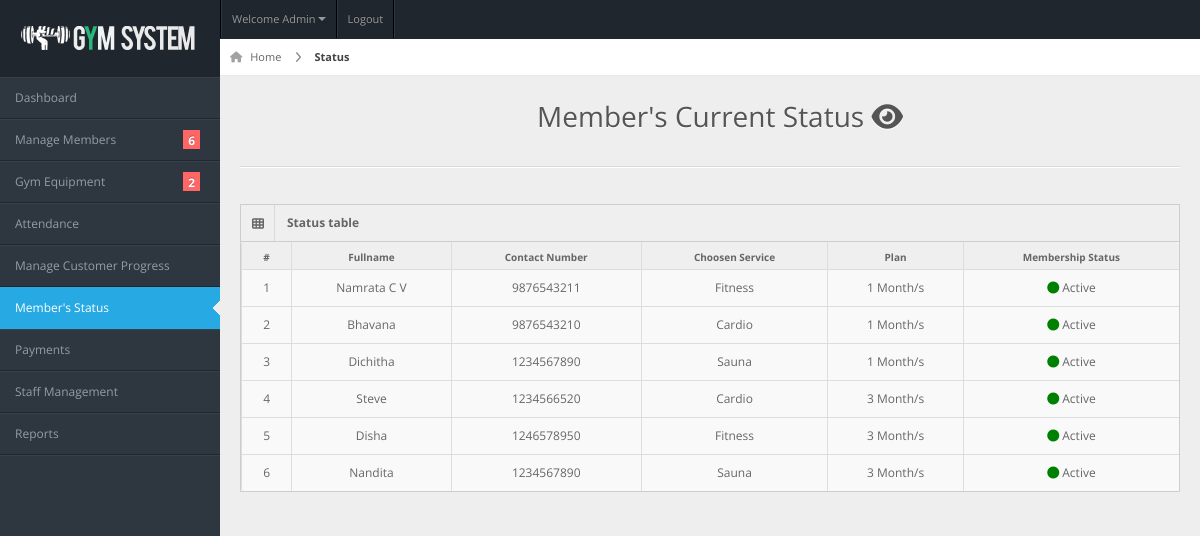
The app's page /admin/member-status.php (signed in) with its own data.
### tables this page shows
CREATE TABLE `members` (
  `user_id` int(11) NOT NULL,
  `fullname` varchar(20) NOT NULL,
  `username` varchar(20) NOT NULL,
  `password` varchar(100) NOT NULL,
  `gender` varchar(20) NOT NULL,
  `dor` date NOT NULL,
  `services` varchar(50) NOT NULL,
  `amount` int(100) NOT NULL,
  `paid_date` date NOT NULL,
  `p_year` int(11) NOT NULL,
  `plan` varchar(100) NOT NULL,
  `address` varchar(20) NOT NULL,
  `contact` varchar(10) NOT NULL,
  `status` varchar(20) NOT NULL DEFAULT 'Active',
  `attendance_count` int(100) NOT NULL,
  `ini_weight` int(100) NOT NULL DEFAULT 0,
  `curr_weight` int(100) NOT NULL DEFAULT 0,
  `ini_bodytype` varchar(50) NOT NULL,
  `curr_bodytype` varchar(50) NOT NULL,
  `progress_date` date NOT NULL,
  `reminder` int(11) NOT NULL DEFAULT 0,
  `staff_id` int(11) default NULL,
  INDEX `idx_rates_name` (`services`),
  INDEX `idx_members_staff_id` (`staff_id`)
);

### admin/member-status.php (the view, shortened to what this page needs)
<!DOCTYPE html>
<html lang="en">
<head>
<link rel="stylesheet" href="../css/bootstrap.min.css" />
<link rel="stylesheet" href="../css/bootstrap-responsive.min.css" />
<link rel="stylesheet" href="../css/fullcalendar.css" />
<link rel="stylesheet" href="../css/matrix-style.css" />
<link rel="stylesheet" href="../css/matrix-media.css" />
<link href="../font-awesome/css/fontawesome.css" rel="stylesheet" />
<link href="../font-awesome/css/all.css" rel="stylesheet" />
<link rel="stylesheet" href="../css/jquery.gritter.css" />
</head>
<body>
<div id="header">
  <h1><a href="dashboard.html">GymPro Admin</a></h1>
</div>
<?php include 'includes/topheader.php'?>
<?php $page='member-status'; include 'includes/sidebar.php'?>
<div id="content">
  <div id="content-header">
    <div id="breadcrumb"> <a href="index.php" title="Go to Home" class="tip-bottom"><i class="fas fa-home"></i> Home</a> <a href="member-status.php" class="current">Status</a> </div>
    <h1 class="text-center">Member's Current Status <i class="fas fa-eye"></i></h1>
  </div>
  <div class="container-fluid">
    <hr>
    <div class="row-fluid">
      <div class="span12">
      <div class='widget-box'>
          <div class='widget-title'> <span class='icon'> <i class='fas fa-th'></i> </span>
            <h5>Status table</h5>
          </div>
          <div class='widget-content nopadding'>
	  <?php
      $qry="SELECT * FROM members";
      $cnt = 1;
        $result=mysqli_query($conn,$qry);
          echo"<table class='table table-bordered table-hover data-table'>
              <thead>
                <tr>
                  <th>#</th>
                  <th>Fullname</th>
                  <th>Contact Number</th>
                  <th>Choosen Service</th>
                  <th>Plan</th>
                  <th>Membership Status</th>
                </tr>
              </thead>";
            while($row=mysqli_fetch_array($result)){?>
           <tbody>
                <td><div class='text-center'><?php echo $cnt;?></div></td>
                <td><div class='text-center'><?php echo $row['fullname'];?></div></td>
                <td><div class='text-center'><?php echo $row['contact'];?></div></td>
                <td><div class='text-center'><?php echo $row['services'];?></div></td>
                <td><div class='text-center'><?php echo $row['plan'];?> Month/s</div></td>
                <td><div class='text-center'><?php if( $row['status'] == 'Active' ){ echo '<i class="fas fa-circle" style="color:green;"></i> Active';} else if ($row['status'] == 'Expired') { echo '<i class="fas fa-circle" style="color:red;"></i> Expired';} else { echo '<i class="fas fa-circle" style="color:orange;"></i> Pending Reg';}?></div></td>
              </tbody>
          <?php
     $cnt++;      }
            ?>
            </table>
          </div>
        </div>
      </div>
    </div>
  </div>
</div>
</body>
</html>

### css/matrix-style.css (style rules this page uses)
* { outline: none !important; -moz-outline: none !important; }
html, body { height: 100%; }
body { overflow-x: hidden; margin-top: -10px; font-family: "Open Sans", sans-serif; font-size: 12px; color: #666; }
a { color: #666; }
select, textarea, input[type="text"], input[type="password"], input[type="datetime"], input[type="datetime-local"], input[type="date"], input[type="month"], input[type="time"], input[type="week"], input[type="number"], input[type="email"], input[type="url"], input[type="search"], input[type="tel"], input[type="color"], .uneditable-input, .label, .dropdown-menu, .btn, .well, .progress, .table-bordered, .btn-group > .btn:first-child, .btn-group > .btn:last-child, .btn-group > .btn:last-child, .btn-group > .dropdown-toggle, .alert { border-radius: 0px; }
hr { border-top-color: #dadada; }
#header { height: 77px; position: relative; width: 100%; z-index: -9; }
#header h1 { background: url("../img/icontest3.png") no-repeat scroll 0 0 transparent; height: 31px; left: 20px; line-height: 600px; overflow: hidden; position: relative; top: 26px; width: 191px; }
#header h1 a { display: block; }
#content { background: none repeat scroll 0 0 #eeeeee; margin-left: 220px; margin-right: 0; padding-bottom: 25px; position: relative; min-height: 100%; width: auto; }
#content-header { position: abslute; width: 100%; margin-top: -38px; z-index: 20; }
#content-header h1 { color: #555555; font-size: 28px; font-weight: normal; float: none; text-shadow: 0 1px 0 #ffffff; margin-left: 20px; position: relative; }
#content-header h1, #content-header .btn-group { margin-top: 20px; }
#breadcrumb { background-color: #fff; border-bottom: 1px solid #e3ebed; }
#breadcrumb a { padding: 8px 20px 8px 10px; display: inline-block; background-image: url("../img/breadcrumb.png"); background-position: center right; background-repeat: no-repeat; font-size: 11px; color: #666666; }
#breadcrumb a:last-child { background-image: none; }
#breadcrumb a.current { font-weight: bold; color: #444444; }
#breadcrumb a i { margin-right: 5px; opacity: 0.6; }
.widget-box { background: none repeat scroll 0 0 #f9f9f9; border-left: 1px solid #cdcdcd; border-top: 1px solid #cdcdcd; border-right: 1px solid #cdcdcd; clear: both; margin-top: 16px; margin-bottom: 16px; position: relative; }
.widget-title, .modal-header, .table th, div.dataTables_wrapper .ui-widget-header { background: #efefef; border-bottom: 1px solid #cdcdcd; height: 36px; }
.widget-title span.icon { padding: 9px 10px 7px 11px; float: left; border-right: 1px solid #dadada; }
.widget-title h5 { color: #666; float: left; font-size: 12px; font-weight: bold; padding: 12px; line-height: 12px; margin: 0; }
.widget-content { padding: 15px; border-bottom: 1px solid #cdcdcd; }
.table th { height: auto; font-size: 10px; padding: 5px 10px 2px; border-bottom: 0; text-align: center; color: #666666; }
.nopadding { padding: 0 !important; }
.nopadding .table { margin-bottom: 0; }
.nopadding .table-bordered { border: 0; }

### css/matrix-media.css (style rules this page uses)
body { background:#2E363F; }
#header { background-color: #1f262d; margin-top:10px; }

### records on screen
members: fullname "Namrata C V", contact "9876543211", services "Fitness", plan "1", status "Active" (drawn)
members: fullname "Bhavana", contact "9876543210", services "Cardio", plan "1", status "Active" (drawn)
members: fullname "Dichitha", contact "1234567890", services "Sauna", plan "1", status "Active" (drawn)
members: fullname "Steve", contact "1234566520", services "Cardio", plan "3", status "Active" (drawn)
members: fullname "Disha", contact "1246578950", services "Fitness", plan "3", status "Active" (drawn)
members: fullname "Nandita", contact "1234567890", services "Sauna", plan "3", status "Active" (drawn)

### other values on screen
$query->num_rows "6"
$query->num_rows "2"
